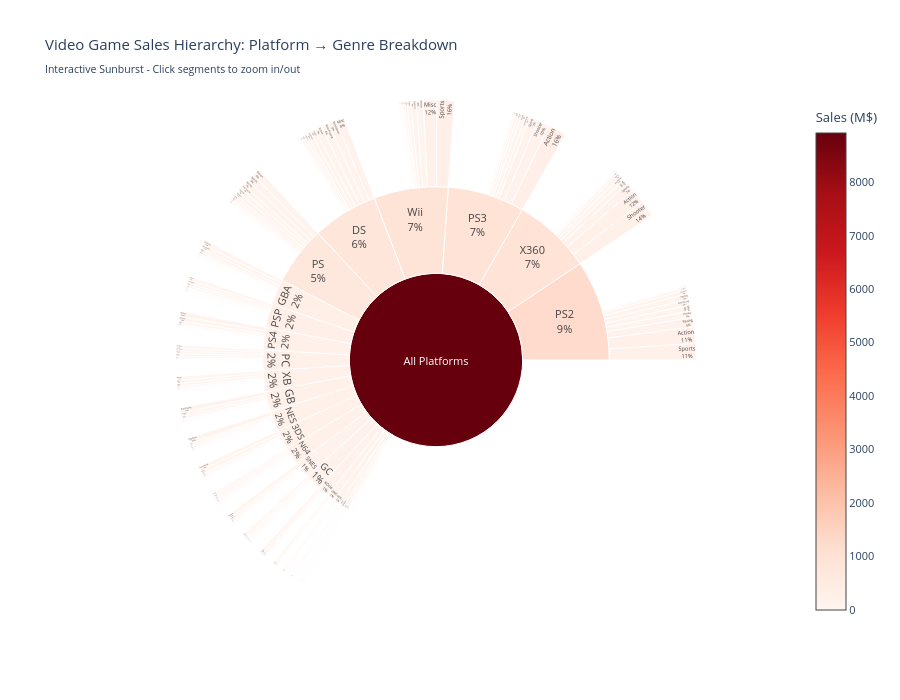

Source (notebook cell):
### Code cell
# ============================================================================
# INTERACTIVE CHART 4 (ADVANCED): Sunburst Chart - Sales Hierarchy
# ============================================================================
# Design Rationale:
# - Sunburst charts show hierarchical data with nested rings
# - Inner ring = Platforms, Outer ring = Genres within each platform
# - Segment size is proportional to total sales value
# - Color intensity represents sales volume (darker = higher sales)
# - Allows drill-down interaction (click segments to zoom)
#
# Why Sunburst over alternatives:
# - Better than stacked bar for 3+ hierarchy levels
# - More intuitive than treemaps for showing proportional relationships
# - Interactive drill-down reveals platform-genre combinations
# - Useful for exploring "Platform A has which genres as best sellers"

# Prepare hierarchical data for sunburst
sunburst_data = vg_sales_df.groupby(['Platform', 'Genre']).agg({
    'Global_Sales': 'sum',
    'Name': 'count'
}).reset_index()
sunburst_data.columns = ['Platform', 'Genre', 'Sales', 'Game_Count']

# Add root row for total sales
root_data = pd.DataFrame({
    'Platform': ['All Platforms'],
    'Genre': ['Total'],
    'Sales': [vg_sales_df['Global_Sales'].sum()],
    'Game_Count': [len(vg_sales_df)]
})

# Add platform totals
platform_totals = sunburst_data.groupby('Platform').agg({
    'Sales': 'sum',
    'Game_Count': 'sum'
}).reset_index()
platform_totals['Genre'] = platform_totals['Platform']

# Combine data for hierarchical structure
fig4_data = pd.concat([root_data, platform_totals, sunburst_data], ignore_index=True)

# Create IDs and parents for hierarchical structure
fig4_data['id'] = fig4_data.apply(
    lambda row: 'root' if row['Platform'] == 'All Platforms' 
    else f"{row['Platform']}" if row['Genre'] == row['Platform']
    else f"{row['Platform']}-{row['Genre']}", 
    axis=1
)

fig4_data['parent'] = fig4_data.apply(
    lambda row: '' if row['Platform'] == 'All Platforms'
    else 'root' if row['Genre'] == row['Platform']
    else row['Platform'],
    axis=1
)

fig4_data['label'] = fig4_data.apply(
    lambda row: row['Platform'] if row['Genre'] == row['Platform'] or row['Platform'] == 'All Platforms'
    else row['Genre'],
    axis=1
)

# Create the sunburst chart
fig4 = go.Figure(go.Sunburst(
    ids=fig4_data['id'],
    labels=fig4_data['label'],
    parents=fig4_data['parent'],
    values=fig4_data['Sales'],
    marker=dict(
        colors=fig4_data['Sales'],
        colorscale='Reds',
        showscale=True,
        colorbar=dict(title="Sales (M$)")
    ),
    textinfo='label+percent parent',
    hovertemplate='<b>%{label}</b><br>Sales: $%{value:.2f}M<br>Games: %{customdata}<extra></extra>',
    customdata=fig4_data['Game_Count']
))

fig4.update_layout(
    title='Video Game Sales Hierarchy: Platform → Genre Breakdown<br><sub>Interactive Sunburst - Click segments to zoom in/out</sub>',
    height=700,
    width=900,
    template='plotly_white',
    font=dict(size=11)
)

fig4.write_html('chart4_sales_sunburst.html')
print("✓ Chart 4 exported: chart4_sales_sunburst.html")
fig4.show()

print("\n" + "="*70)
print("ALL INTERACTIVE CHARTS COMPLETED AND EXPORTED!")
print("="*70)
print("\nGenerated HTML Files:")
print("  1. chart1_sales_by_genre.html - Bar chart with regional sales breakdown")
print("  2. chart2_platform_performance.html - Scatter plot of platform dynamics")
print("  3. chart3_genre_platform_heatmap.html - Heatmap of avg sales by genre/platform")
print("  4. chart4_sales_sunburst.html - Advanced sunburst hierarchy explorer")
print("\nAll charts include:")
print("  ✓ Custom hover data (2+ columns)")
print("  ✓ Color-encoded categorical variables")
print("  ✓ Interactive features (zoom, pan, filter)")
print("  ✓ Standalone HTML export (no dependencies needed)")

### Figure 1 — Plotly figure (JSON) as saved in the notebook; plotly's stock layout.template omitted (floating-point values rounded to 4 significant figures; data arrays with more than 128 entries replaced by an {"elided": "..."} marker saying what was removed)
{"data": [{"customdata": {"elided": "325 int values"}, "hovertemplate": "<b>%{label}</b><br>Sales: $%{value:.2f}M<br>Games: %{customdata}<extra></extra>", "ids": {"elided": "325 str values"}, "labels": {"elided": "325 str values"}, "marker": {"colorbar": {"title": {"text": "Sales (M$)"}}, "colors": {"elided": "325 float values"}, "colorscale": [[0, "rgb(255,245,240)"], [0.125, "rgb(254,224,210)"], [0.25, "rgb(252,187,161)"], [0.375, "rgb(252,146,114)"], [0.5, "rgb(251,106,74)"], [0.625, "rgb(239,59,44)"], [0.75, "rgb(203,24,29)"], [0.875, "rgb(165,15,21)"], [1, "rgb(103,0,13)"]], "showscale": true}, "parents": {"elided": "325 str values"}, "textinfo": "label+percent parent", "type": "sunburst", "values": {"elided": "325 float values"}}], "layout": {"font": {"size": 11}, "height": 700, "title": {"text": "Video Game Sales Hierarchy: Platform → Genre Breakdown<br><sub>Interactive Sunburst - Click segments to zoom in/out</sub>"}, "width": 900}}
